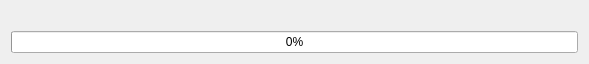
<?xml version="1.0" encoding="UTF-8"?>
<ui version="4.0">
 <class>Loading</class>
 <widget class="QDialog" name="Loading">
  <property name="geometry">
   <rect>
    <x>0</x>
    <y>0</y>
    <width>589</width>
    <height>58</height>
   </rect>
  </property>
  <layout class="QVBoxLayout" name="verticalLayout">
   <item>
    <widget class="QLabel" name="label">
     <property name="text">
      <string/>
     </property>
    </widget>
   </item>
   <item>
    <widget class="QProgressBar" name="progressBar">
     <property name="value">
      <number>0</number>
     </property>
    </widget>
   </item>
  </layout>
 </widget>
 <resources/>
 <connections/>
</ui>
